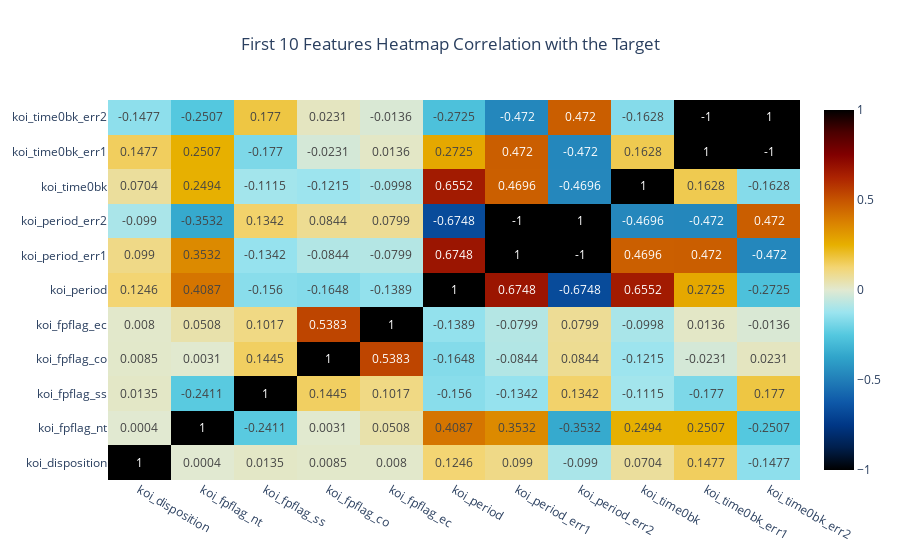

The notebook cell saved with this chart:
### Markdown cell above
#### Two ways of creating a heatmap with Plotly.

### Code cell
import plotly
import plotly.graph_objs as go
import plotly.figure_factory as figfac
from plotly.offline import offline, iplot

fig = go.Figure(data=go.Heatmap(z = correlation.iloc[:11, :11].round(3).values.tolist(),
                                x=correlation.iloc[:11, :11].columns.to_list(),
                                y = correlation.iloc[:11, :11].index.to_list(),
                                colorscale= 'icefire',
                                text=correlation.iloc[:11, :11].round(4).values,
                                texttemplate="%{text}",
                                textfont={"size":12}))

fig.update_layout(title_text='First 10 Features Heatmap Correlation with the Target', title_x=0.5)

fig.show()
fig.write_image("logistic_regression_complete_heatmap.png")
offline.plot(fig, filename='logistic_regression_complete_heatmap.html')

### Figure 1 — Plotly figure (JSON) as saved in the notebook; plotly's stock layout.template omitted (floating-point values rounded to 4 significant figures)
{"data": [{"colorscale": [[0, "#000000"], [0.0625, "#001f4d"], [0.125, "#003786"], [0.1875, "#0e58a8"], [0.25, "#217eb8"], [0.3125, "#30a4ca"], [0.375, "#54c8df"], [0.4375, "#9be4ef"], [0.5, "#e1e9d1"], [0.5625, "#f3d573"], [0.625, "#e7b000"], [0.6875, "#da8200"], [0.75, "#c65400"], [0.8125, "#ac2301"], [0.875, "#820000"], [0.9375, "#4c0000"], [1, "#000000"]], "text": [[1, 0.0004, 0.0135, 0.0085, 0.008, 0.1246, 0.099, -0.099, 0.0704, 0.1477, -0.1477], [0.0004, 1, -0.2411, 0.0031, 0.0508, 0.4087, 0.3532, -0.3532, 0.2494, 0.2507, -0.2507], [0.0135, -0.2411, 1, 0.1445, 0.1017, -0.156, -0.1342, 0.1342, -0.1115, -0.177, 0.177], [0.0085, 0.0031, 0.1445, 1, 0.5383, -0.1648, -0.0844, 0.0844, -0.1215, -0.0231, 0.0231], [0.008, 0.0508, 0.1017, 0.5383, 1, -0.1389, -0.0799, 0.0799, -0.0998, 0.0136, -0.0136], [0.1246, 0.4087, -0.156, -0.1648, -0.1389, 1, 0.6748, -0.6748, 0.6552, 0.2725, -0.2725], [0.099, 0.3532, -0.1342, -0.0844, -0.0799, 0.6748, 1, -1, 0.4696, 0.472, -0.472], [-0.099, -0.3532, 0.1342, 0.0844, 0.0799, -0.6748, -1, 1, -0.4696, -0.472, 0.472], [0.0704, 0.2494, -0.1115, -0.1215, -0.0998, 0.6552, 0.4696, -0.4696, 1, 0.1628, -0.1628], [0.1477, 0.2507, -0.177, -0.0231, 0.0136, 0.2725, 0.472, -0.472, 0.1628, 1, -1], [-0.1477, -0.2507, 0.177, 0.0231, -0.0136, -0.2725, -0.472, 0.472, -0.1628, -1, 1]], "textfont": {"size": 12}, "texttemplate": "%{text}", "type": "heatmap", "x": ["koi_disposition", "koi_fpflag_nt", "koi_fpflag_ss", "koi_fpflag_co", "koi_fpflag_ec", "koi_period", "koi_period_err1", "koi_period_err2", "koi_time0bk", "koi_time0bk_err1", "koi_time0bk_err2"], "y": ["koi_disposition", "koi_fpflag_nt", "koi_fpflag_ss", "koi_fpflag_co", "koi_fpflag_ec", "koi_period", "koi_period_err1", "koi_period_err2", "koi_time0bk", "koi_time0bk_err1", "koi_time0bk_err2"], "z": [[1, 0, 0.014, 0.009, 0.008, 0.125, 0.099, -0.099, 0.07, 0.148, -0.148], [0, 1, -0.241, 0.003, 0.051, 0.409, 0.353, -0.353, 0.249, 0.251, -0.251], [0.014, -0.241, 1, 0.145, 0.102, -0.156, -0.134, 0.134, -0.111, -0.177, 0.177], [0.009, 0.003, 0.145, 1, 0.538, -0.165, -0.084, 0.084, -0.121, -0.023, 0.023], [0.008, 0.051, 0.102, 0.538, 1, -0.139, -0.08, 0.08, -0.1, 0.014, -0.014], [0.125, 0.409, -0.156, -0.165, -0.139, 1, 0.675, -0.675, 0.655, 0.273, -0.273], [0.099, 0.353, -0.134, -0.084, -0.08, 0.675, 1, -1, 0.47, 0.472, -0.472], [-0.099, -0.353, 0.134, 0.084, 0.08, -0.675, -1, 1, -0.47, -0.472, 0.472], [0.07, 0.249, -0.111, -0.121, -0.1, 0.655, 0.47, -0.47, 1, 0.163, -0.163], [0.148, 0.251, -0.177, -0.023, 0.014, 0.273, 0.472, -0.472, 0.163, 1, -1], [-0.148, -0.251, 0.177, 0.023, -0.014, -0.273, -0.472, 0.472, -0.163, -1, 1]]}], "layout": {"title": {"text": "First 10 Features Heatmap Correlation with the Target", "x": 0.5}}}
